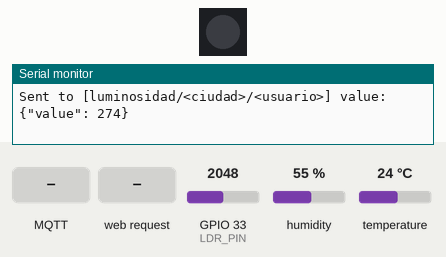
This sketch was run on a simulated ESP32. On the bench: 1 RGB LEDs in strip order, left to right, the last lines printed to the serial monitor. Inputs (shaded band) come from the test bench; at power-on: GPIO 33 (LDR_PIN) = 2048, humidity 55 %, temperature 24 °C. Dim RGB values are drawn brighter than linear; WiFi joins after 1.5 s; servers stay silent unless stated; random numbers use the default seed unless the sketch sets one; no MQTT or app messages arrive unless stated; not simulated (calls return 0 or success): secrets.h; names the files do not define were given values by the test bench: MQTT_PORT = 1883.

Above: at 2.7 s.
2.8 s: MQTT message "1" arrives on the first subscribed topic
At 3.5 s:
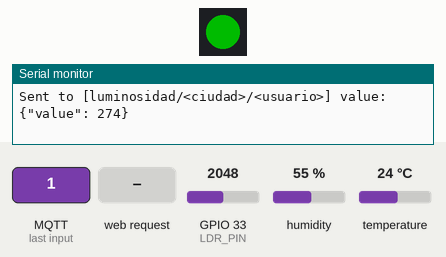
6.8 s: HTTP request GET /set-color?hex=120 received
At 7.7 s:
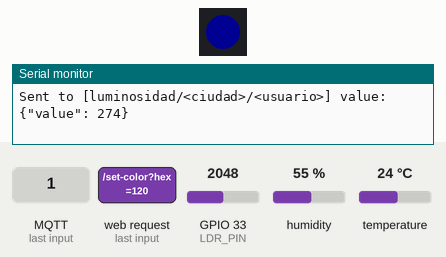
Timing chart, 0 to 9.8 s (numbered marks = the images above; inputs shaded):
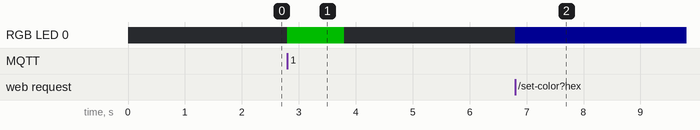

Measured:
- after the input at 2.8 s, RGB LED 0: off → RGB(0, 75, 0) at once, → off 1.0 s later
- after the input at 6.8 s, RGB LED 0: off → RGB(0, 0, 18) at once

The sketch:

RetoIoT.ino
```cpp
#include <WiFi.h>
#include <WiFiClientSecure.h>
#include <PubSubClient.h>
#include <WebServer.h>
#include <DHT.h>
#include <FastLED.h>
#include <ArduinoJson.h>

#include "secrets.h"
#include "config.h"
#include "webpage.h"

// --- OBJECTS ---
CRGB leds[NUM_LEDS];
DHT dht(DHT_PIN, DHT_TYPE);
WiFiClientSecure secureClient;
PubSubClient mqttClient(secureClient);
WebServer server(80);

// --- GLOBAL VARIABLES ---
CRGB userColor = CRGB::Black;
bool ledState = false;
float temp = 0;
float hum = 0;
int lux = 0;

// Logic Flags & Timers
unsigned long lastMqttBlink = 0;
bool isBlinking = false;
unsigned long lastSensorRead = 0;

// --- HELPER FUNCTIONS ---

int calculateLux(int rawADC) {
  int invertedADC = 4095 - rawADC;

  float voltage = invertedADC / 4095.0 * 3.3;
  if (voltage == 0) return 0;

  float resistance = 2000 * voltage / (1 - voltage / 5);
  float luxValue = pow(RL10 * 1e3 * pow(10, GAMMA) / resistance, (1 / GAMMA));

  return (luxValue > 100000) ? 100000 : (int)luxValue;
}

void processIncomingMessage(char* topic, byte* payload, unsigned int length) {
  Serial.println("MQTT Message received!");
  isBlinking = true;
  lastMqttBlink = millis();
  leds[0] = CRGB::Green;
  FastLED.show();
}

void connectMQTT() {
  Serial.print("Connecting MQTT...");
  // Use a random client ID to avoid collisions if you reset quickly
  String clientId = String(MQTT_CLIENT_ID) + String(random(0xffff), HEX);

  if (mqttClient.connect(clientId.c_str(), MQTT_USER, MQTT_PASS)) {
    Serial.println("Success");
    mqttClient.subscribe(MQTT_SUB_TOPIC);
  } else {
    Serial.print("Fail rc=");
    Serial.println(mqttClient.state());
  }
}

// --- WEB SERVER HANDLERS ---

void handleRoot() {
  server.send(200, "text/html", index_html);
}

void handleData() {
  StaticJsonDocument<256> doc;
  doc["temp"] = temp;
  doc["hum"] = hum;
  doc["lux"] = lux;
  doc["ledState"] = ledState;
  doc["mqtt"] = mqttClient.connected(); // Send MQTT status

  String json;
  serializeJson(doc, json);
  server.send(200, "application/json", json);
}

void handleSetColor() {
  if (server.hasArg("hex")) {
    String hex = server.arg("hex");
    long number = (long) strtol(hex.c_str(), NULL, 16);
    userColor = CRGB(number);

    // If switch is ON, update immediately
    if (ledState) {
      leds[0] = userColor;
      FastLED.show();
    }

    ledState = true;
    leds[0] = userColor;
    FastLED.show();
  }
  server.send(200, "text/plain", "OK");
}

void handleSetState() {
  if (server.hasArg("state")) {
    ledState = (server.arg("state") == "1");
    leds[0] = ledState ? userColor : CRGB::Black;
    FastLED.show();
  }
  server.send(200, "text/plain", "OK");
}

void handleReset() {
  server.send(200, "text/plain", "Restarting...");
  delay(500);
  ESP.restart();
}

// --- SETUP ---

void setup() {
  Serial.begin(115200);

  FastLED.addLeds<WS2812, LED_PIN, GRB>(leds, NUM_LEDS);
  FastLED.setBrightness(LED_BRIGHTNESS);
  dht.begin();

  WiFi.mode(WIFI_STA);
  WiFi.begin(WIFI_SSID, WIFI_PASS);
  while (WiFi.status() != WL_CONNECTED) {
    delay(500);
    Serial.print(".");
  }
  Serial.println("\nWiFi OK");
  secureClient.setInsecure();

  mqttClient.setServer(MQTT_HOST, MQTT_PORT);
  mqttClient.setCallback(processIncomingMessage);
  connectMQTT();

  server.on("/", handleRoot);
  server.on("/data", handleData);
  server.on("/set-color", handleSetColor);
  server.on("/set-state", handleSetState);
  server.on("/reset", handleReset); // New reset endpoint
  server.begin();
}

// --- LOOP ---

void loop() {
  unsigned long currentMillis = millis();

  // 1. MQTT Keep-alive
  if (!mqttClient.connected()) {
    static unsigned long lastReconnect = 0;
    if (currentMillis - lastReconnect > RECONNECT_INTERVAL) {
      lastReconnect = currentMillis;
      connectMQTT();
    }
  } else {
    mqttClient.loop();
  }

  // 2. Read Sensors & PUBLISH (Every 2 seconds)
  if (currentMillis - lastSensorRead > SENSOR_INTERVAL) {
    lastSensorRead = currentMillis;

    // Read Data
    float newT = dht.readTemperature();
    float newH = dht.readHumidity();
    int rawLight = analogRead(LDR_PIN);

    // Validate and Assign
    if (!isnan(newT)) temp = newT;
    if (!isnan(newH)) hum = newH;
    lux = calculateLux(rawLight);

    // --- SEND TO MQTT (New Logic) ---
    if (mqttClient.connected()) {
      char payload[50]; // Buffer to hold the JSON string
      Serial.printf("Sending data to MQTT - %d\n", currentMillis);
      // 1. Publish Temperature
      String jsonT = "{\"value\": " + String(temp) + "}";
      jsonT.toCharArray(payload, 50);
      mqttClient.publish(MQTT_PUB_TEMP, payload);
      Serial.printf("Sent to [%s] value: %s\n", MQTT_PUB_TEMP, payload);

      // 2. Publish Humidity
      String jsonH = "{\"value\": " + String(hum) + "}";
      jsonH.toCharArray(payload, 50);
      mqttClient.publish(MQTT_PUB_HUM, payload);
      Serial.printf("Sent to [%s] value: %s\n", MQTT_PUB_HUM, payload);

      // 3. Publish Light
      String jsonL = "{\"value\": " + String(lux) + "}";
      jsonL.toCharArray(payload, 50);
      mqttClient.publish(MQTT_PUB_LIGHT, payload);
      Serial.printf("Sent to [%s] value: %s\n", MQTT_PUB_LIGHT, payload);

    }
  }

  // 3. Blink Logic
  if (isBlinking) {
    if (currentMillis - lastMqttBlink > BLINK_DURATION) {
      isBlinking = false;
      leds[0] = ledState ? userColor : CRGB::Black;
      FastLED.show();
    }
  }

  // 4. Handle Web Requests
  server.handleClient();
}
```

webpage.h
```cpp
#ifndef WEBPAGE_H
#define WEBPAGE_H

const char index_html[] PROGMEM = R"rawliteral(
<!DOCTYPE HTML><html>
<head>
  <meta name="viewport" content="width=device-width, initial-scale=1">
  <title>IoT Dashboard</title>
  <link href="https://cdn.jsdelivr.net/npm/bootstrap@5.1.3/dist/css/bootstrap.min.css" rel="stylesheet">
  <script src="https://cdn.jsdelivr.net/npm/chart.js"></script>
  <style>
    body { background-color: #121212; color: #ffffff; font-family: sans-serif; }
    .card { background-color: #1e1e1e; border: none; margin-bottom: 20px; box-shadow: 0 4px 8px rgba(0,0,0,0.3); }

    /* Input Styling */
    input[type="color"] { border: none; width: 100%; height: 50px; cursor: pointer; border-radius: 5px; }
    .form-switch .form-check-input { width: 3em; height: 1.5em; cursor: pointer; }

    .status-badge { font-size: 0.9rem; padding: 10px; border-radius: 5px; display: inline-block; width: 100%; text-align: center;}

    /* Chart Height */
    canvas { max-height: 250px; }
  </style>
</head>
<body>
  <div class="container mt-4">

    <div class="d-flex justify-content-between align-items-center mb-4">
      <h2>IoT Control Center</h2>
      <div class="d-flex gap-2">
         <span id="connStatus" class="badge bg-secondary status-badge" style="min-width:100px;">Connecting...</span>
         <button class="btn btn-outline-danger btn-sm" onclick="resetDevice()">&#x21bb; Reset</button>
      </div>
    </div>

    <div class="row">
      <div class="col-12">
        <div class="card p-3">
          <div class="row align-items-center">
            <div class="col-md-6">
               <label class="form-label text-muted">LED Color</label>
               <input type="color" id="colorPicker" value="#000000" onchange="updateColor()">
            </div>
            <div class="col-md-6 mt-3 mt-md-0 d-flex justify-content-between align-items-center">
               <span class="fs-5">Master Power</span>
               <div class="form-check form-switch">
                 <input class="form-check-input" type="checkbox" id="ledToggle" onchange="toggleLed()">
               </div>
               <span id="ledStateText" class="text-muted" style="width: 40px;">OFF</span>
            </div>
          </div>
        </div>
      </div>
    </div>

    <div class="row">

      <div class="col-md-4">
        <div class="card p-3">
          <div class="d-flex justify-content-between">
            <h5 class="text-danger">Temperature</h5>
            <div><span id="temp" class="fs-4 fw-bold">--</span> <span class="unit">&deg;C</span></div>
          </div>
          <canvas id="tempChart"></canvas>
        </div>
      </div>

      <div class="col-md-4">
        <div class="card p-3">
          <div class="d-flex justify-content-between">
            <h5 class="text-info">Humidity</h5>
            <div><span id="hum" class="fs-4 fw-bold">--</span> <span class="unit">%</span></div>
          </div>
          <canvas id="humChart"></canvas>
        </div>
      </div>

      <div class="col-md-4">
        <div class="card p-3">
          <div class="d-flex justify-content-between">
            <h5 class="text-warning">Light</h5>
            <div><span id="lux" class="fs-4 fw-bold">--</span> <span class="unit">Lux</span></div>
          </div>
          <canvas id="luxChart"></canvas>
        </div>
      </div>

    </div>
  </div>

<script>
  // --- BASE CHART SETTINGS ---
  const baseConfig = {
    responsive: true,
    animation: false,
    plugins: { legend: { display: false } },
    scales: {
      x: { ticks: { display: false }, grid: { display: false } }
    }
  };

  // --- 1. TEMPERATURE CHART (-10 to 50) ---
  const ctxTemp = document.getElementById('tempChart').getContext('2d');
  const chartTemp = new Chart(ctxTemp, {
    type: 'line',
    data: { labels: [], datasets: [{ borderColor: '#ff6384', borderWidth: 2, fill: true, backgroundColor: 'rgba(255, 99, 132, 0.2)', data: [] }] },
    options: {
      ...baseConfig,
      scales: {
        ...baseConfig.scales,
        y: {
          min: -10,
          max: 50,
          ticks: { color: '#888' }, grid: { color: '#333' }
        }
      }
    }
  });

  // --- 2. HUMIDITY CHART (0 to 100) ---
  const ctxHum = document.getElementById('humChart').getContext('2d');
  const chartHum = new Chart(ctxHum, {
    type: 'line',
    data: { labels: [], datasets: [{ borderColor: '#36a2eb', borderWidth: 2, fill: true, backgroundColor: 'rgba(54, 162, 235, 0.2)', data: [] }] },
    options: {
      ...baseConfig,
      scales: {
        ...baseConfig.scales,
        y: {
          min: 0,
          max: 100,
          ticks: { color: '#888' }, grid: { color: '#333' }
        }
      }
    }
  });

  // --- 3. LIGHT CHART (Adaptive: 0 to 1000+) ---
  const ctxLux = document.getElementById('luxChart').getContext('2d');
  const chartLux = new Chart(ctxLux, {
    type: 'line',
    data: { labels: [], datasets: [{ borderColor: '#ffcd56', borderWidth: 2, fill: true, backgroundColor: 'rgba(255, 205, 86, 0.2)', data: [] }] },
    options: {
      ...baseConfig,
      scales: {
        ...baseConfig.scales,
        y: {
          suggestedMin: 0,
          suggestedMax: 1000, // Starts at 1000, but expands if brighter
          ticks: { color: '#888' }, grid: { color: '#333' }
        }
      }
    }
  });

  // --- UI & LOGIC ---
  const statusEl = document.getElementById('connStatus');
  const toggleEl = document.getElementById('ledToggle');

  function updateColor() {
    const color = document.getElementById('colorPicker').value;
    fetch('/set-color?hex=' + color.substring(1)).catch(console.log);
    if(!toggleEl.checked) { toggleEl.checked = true; }
  }

  function toggleLed() {
    const state = toggleEl.checked;
    document.getElementById('ledStateText').innerText = state ? "ON" : "OFF";
    fetch('/set-state?state=' + (state ? '1' : '0')).catch(console.log);
  }

  function resetDevice() {
    if(confirm("Restart device?")) {
      fetch('/reset').then(() => {
        alert("Restarting... Reloading in 10s.");
        setTimeout(() => location.reload(), 10000);
      });
    }
  }

  function updateStatus(state) {
    statusEl.classList.remove('bg-secondary', 'bg-success', 'bg-warning', 'bg-danger', 'text-dark');
    statusEl.classList.add('text-white');
    if (state === 'ok') {
        statusEl.innerText = "MQTT\nOnline";
        statusEl.classList.add('bg-success');
    } else if (state === 'mqtt_err') {
        statusEl.innerText = "MQTT Error";
        statusEl.classList.add('bg-warning', 'text-dark');
    } else {
        statusEl.innerText = "Lost";
        statusEl.classList.add('bg-danger');
    }
  }

  // --- DATA LOOP ---
  setInterval(function() {
    fetch('/data')
      .then(r => r.ok ? r.json() : Promise.reject(r))
      .then(data => {
        // Update Text
        document.getElementById('temp').innerText = data.temp.toFixed(1);
        document.getElementById('hum').innerText = data.hum.toFixed(0);
        document.getElementById('lux').innerText = data.lux;

        // Update Visuals
        if(document.activeElement !== toggleEl) {
             toggleEl.checked = data.ledState;
             document.getElementById('ledStateText').innerText = data.ledState ? "ON" : "OFF";
        }
        updateStatus(data.mqtt ? 'ok' : 'mqtt_err');

        // Update Charts
        const time = new Date().toLocaleTimeString();
        const updateChart = (chart, val) => {
           if(chart.data.labels.length > 20) {
             chart.data.labels.shift();
             chart.data.datasets[0].data.shift();
           }
           chart.data.labels.push(time);
           chart.data.datasets[0].data.push(val);
           chart.update();
        };

        updateChart(chartTemp, data.temp);
        updateChart(chartHum, data.hum);
        updateChart(chartLux, data.lux);
      })
      .catch(e => updateStatus('lost'));
  }, 2000);
</script>
</body>
</html>
)rawliteral";

#endif
```

config.h
```cpp
#ifndef CONFIG_H
#define CONFIG_H

// --- HARDWARE PINS ---
#define DHT_PIN       23
#define LDR_PIN       33
#define LED_PIN       22

// --- SENSOR SETTINGS ---
#define DHT_TYPE      DHT11
#define NUM_LEDS      1
#define LED_BRIGHTNESS 150

// --- MQTT TOPICS ---
// Susbcribe topics
#define MQTT_SUB_TOPIC  "temperatura/<ciudad>/<usuario>"
// Publishing Topics
#define MQTT_PUB_TEMP   "temperatura/<ciudad>/<usuario>"
#define MQTT_PUB_HUM    "humedad/<ciudad>/<usuario>"
#define MQTT_PUB_LIGHT  "luminosidad/<ciudad>/<usuario>"

// --- LDR CALIBRATION ---
// Adjust these based on your specific LDR and resistor
const float GAMMA = 0.7;
const float RL10 = 50;

// --- TIMING (Milliseconds) ---
const int BLINK_DURATION = 1000;
const int SENSOR_INTERVAL = 500;
const int RECONNECT_INTERVAL = 5000;

#endif
```
